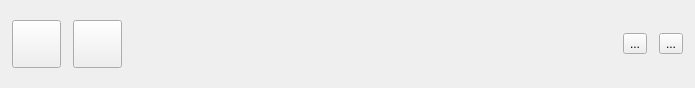
<?xml version="1.0" encoding="UTF-8"?>
<ui version="4.0">
 <class>MainToolBar</class>
 <widget class="QWidget" name="MainToolBar">
  <property name="geometry">
   <rect>
    <x>0</x>
    <y>0</y>
    <width>695</width>
    <height>88</height>
   </rect>
  </property>
  <property name="minimumSize">
   <size>
    <width>50</width>
    <height>40</height>
   </size>
  </property>
  <property name="windowTitle">
   <string notr="true">Form</string>
  </property>
  <property name="styleSheet">
   <string notr="true"/>
  </property>
  <layout class="QHBoxLayout" name="horizontalLayout_2">
   <property name="spacing">
    <number>0</number>
   </property>
   <property name="leftMargin">
    <number>0</number>
   </property>
   <property name="topMargin">
    <number>0</number>
   </property>
   <property name="rightMargin">
    <number>0</number>
   </property>
   <property name="bottomMargin">
    <number>0</number>
   </property>
   <item>
    <widget class="QFrame" name="toolBarFrame">
     <property name="frameShape">
      <enum>QFrame::NoFrame</enum>
     </property>
     <property name="frameShadow">
      <enum>QFrame::Plain</enum>
     </property>
     <property name="lineWidth">
      <number>0</number>
     </property>
     <layout class="QHBoxLayout" name="horizontalLayout">
      <property name="spacing">
       <number>12</number>
      </property>
      <property name="leftMargin">
       <number>12</number>
      </property>
      <property name="topMargin">
       <number>5</number>
      </property>
      <property name="rightMargin">
       <number>12</number>
      </property>
      <property name="bottomMargin">
       <number>5</number>
      </property>
      <item>
       <layout class="QHBoxLayout" name="horizontalLayout_4">
        <item>
         <widget class="QToolButton" name="btnRingingCall">
          <!--property name="minimumSize">
           <size>
            <width>41</width>
            <height>41</height>
           </size>
          </property>
          <property name="maximumSize">
           <size>
            <width>41</width>
            <height>41</height>
           </size>
          </property-->
          <property name="toolTip">
           <string>Ringing Call</string>
          </property>
          <property name="text">
           <string/>
          </property>
          <!--property name="icon">
           <iconset resource="resources.qrc">
            <normaloff>:/ringing_call.ico</normaloff>:/ringing_call.ico</iconset>
          </property-->
          <property name="iconSize">
           <size>
            <width>41</width>
            <height>41</height>
           </size>
          </property>
         </widget>
        </item>
       </layout>
      </item>
      <item>
       <layout class="QHBoxLayout" name="horizontalLayout_6">
        <item>
         <widget class="QToolButton" name="btnHangUp">
          <!--property name="minimumSize">
           <size>
            <width>41</width>
            <height>41</height>
           </size>
          </property>
          <property name="maximumSize">
           <size>
            <width>41</width>
            <height>41</height>
           </size>
          </property-->
          <property name="toolTip">
           <string>Hang Up</string>
          </property>
          <property name="text">
           <string/>
          </property>
          <!--property name="icon">
           <iconset resource="resources.qrc">
            <normaloff>:/hang_up.ico</normaloff>:/hang_up.ico</iconset>
          </property-->
          <property name="iconSize">
           <size>
            <width>41</width>
            <height>41</height>
           </size>
          </property>
         </widget>
        </item>
       </layout>
      </item>
      <item>
       <spacer name="horizontalSpacer">
        <property name="orientation">
         <enum>Qt::Horizontal</enum>
        </property>
        <property name="sizeHint" stdset="0">
         <size>
          <width>40</width>
          <height>20</height>
         </size>
        </property>
       </spacer>
      </item>
      <item>
       <layout class="QHBoxLayout" name="horizontalLayout_3">
        <property name="spacing">
         <number>6</number>
        </property>
        <item>
         <widget class="QToolButton" name="btnHelp">
          <property name="toolTip">
           <string>Help</string>
          </property>
          <property name="text">
           <string notr="true">...</string>
          </property>
          <property name="icon">
           <iconset resource="resources.qrc">
            <normaloff>:/bubble.ico</normaloff>:/bubble.ico</iconset>
          </property>
          <property name="iconSize">
           <size>
            <width>41</width>
            <height>41</height>
           </size>
          </property>
         </widget>
        </item>
       </layout>
      </item>
      <item>
       <layout class="QHBoxLayout" name="horizontalLayout_7">
        <property name="spacing">
         <number>6</number>
        </property>
        <item>
         <widget class="QToolButton" name="btnSettings">
          <property name="toolTip">
           <string>Settings</string>
          </property>
          <property name="text">
           <string notr="true">...</string>
          </property>
          <property name="icon">
           <iconset resource="resources.qrc">
            <normaloff>:/setting.ico</normaloff>:/setting.ico</iconset>
          </property>
          <property name="iconSize">
           <size>
            <width>41</width>
            <height>41</height>
           </size>
          </property>
         </widget>
        </item>
       </layout>
      </item>
     </layout>
    </widget>
   </item>
  </layout>
 </widget>
 <resources>
  <include location="resources.qrc"/>
 </resources>
 <connections/>
</ui>
